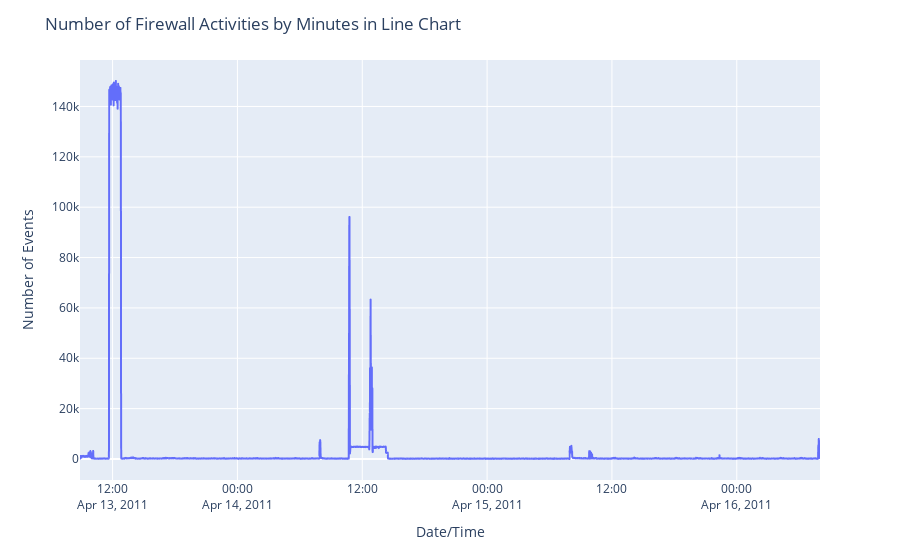

This figure's notebook cell:
### Markdown cell above
## Number of Firewall Activities by Minutes in Line Chart

### Code cell
df_group1 = df_firewall.resample('T', on='Date/time').count().reset_index()

df_group1['Date/time'] = pd.to_datetime(df_group1['Date/time'])
fig = px.line(df_group1, x='Date/time', y='Syslog priority')

fig.update_layout(
    title='Number of Firewall Activities by Minutes in Line Chart',
    xaxis_title='Date/Time',
    yaxis_title='Number of Events',
    legend_title='Number of Events'
)

fig.show()

### Figure 1 — Plotly figure (JSON) as saved in the notebook; plotly's stock layout.template omitted (floating-point values rounded to 4 significant figures; data arrays with more than 128 entries replaced by an {"elided": "..."} marker saying what was removed)
{"data": [{"hovertemplate": "Date/time=%{x}<br>Syslog priority=%{y}<extra></extra>", "legendgroup": "", "line": {"color": "#636efa", "dash": "solid"}, "marker": {"symbol": "circle"}, "mode": "lines", "name": "", "showlegend": false, "type": "scattergl", "x": {"elided": "4269 str values"}, "xaxis": "x", "y": {"elided": "4269 int values"}, "yaxis": "y"}], "layout": {"legend": {"title": {"text": "Number of Events"}, "tracegroupgap": 0}, "margin": {"t": 60}, "title": {"text": "Number of Firewall Activities by Minutes in Line Chart"}, "xaxis": {"anchor": "y", "domain": [0, 1], "title": {"text": "Date/Time"}}, "yaxis": {"anchor": "x", "domain": [0, 1], "title": {"text": "Number of Events"}}}}
